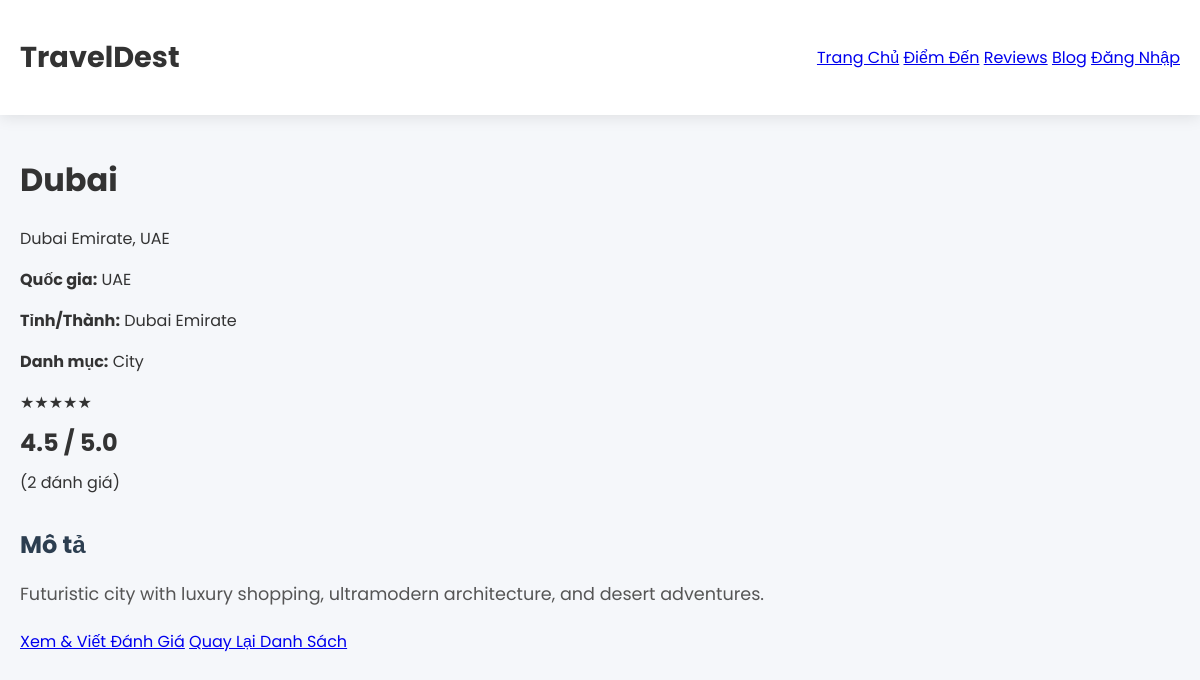
Screenshot of /detail.php?id=17 with the database file from the repository.
### tables this page shows
CREATE TABLE IF NOT EXISTS destinations (
    destination_id INT AUTO_INCREMENT PRIMARY KEY,
    name VARCHAR(100) NOT NULL,
    country VARCHAR(100) NOT NULL,
    description TEXT,
    image_url VARCHAR(10000),
     category VARCHAR(50),
    province VARCHAR(100)
);

### detail.php (the view, shortened to what this page needs)
<?php
include 'config.php';
$id = isset($_GET['id']) ? intval($_GET['id']) : 0;
$stmt = $conn->prepare("SELECT * FROM destinations WHERE destination_id = ?");
$stmt->bind_param("i", $id);
$stmt->execute();
$result = $stmt->get_result();
$dest = $result->fetch_assoc();
$stats = $conn->query("
    SELECT COUNT(*) as total, ROUND(AVG(rating),1) as avg_rating
    FROM reviews WHERE destination_id = $id
")->fetch_assoc();
$total_reviews = $stats['total'] ?? 0;
$avg_rating = $stats['avg_rating'] ?? 0;
?>
<!DOCTYPE html>
<html lang="vi">
<head>
    <link href="stylesheet" href="https://cdn.jsdelivr.net/npm/remixicon@4.2.0/fonts/remixicon.css">
</head>
<body>
<header>
    <div class="container nav">
        <div class="logo">TravelDest</div>
        <div class="nav-menu">
            <a href="landing.php">Trang Chủ</a>
            <a href="destinations.php">Điểm Đến</a>
            <a href="all_reviews.php">Reviews</a>
            <a href="blogs.php">Blog</a>
            <?php if (!isset($_SESSION['user_id'])): ?>
                <a href="login.php" class="btn">Đăng Nhập</a>
            <?php else: ?>
                <span>Xin chào, <?=htmlspecialchars($_SESSION['username'])?></span>
                <a href="logout.php" class="btn" style="background:#dc3545">Đăng Xuất</a>
            <?php endif; ?>
        </div>
    </div>
</header>
<div class="container">
    <div class="hero">
        <h1><?= htmlspecialchars($dest['name']) ?></h1>
        <p><?= htmlspecialchars($dest['province'] ? $dest['province'].', ' : '') ?><?= htmlspecialchars($dest['country']) ?></p>
    </div>
    <div class="content">
        <div class="info-grid">
            <div>
                <p><strong>Quốc gia:</strong> <?= htmlspecialchars($dest['country']) ?></p>
                <?php if ($dest['province']): ?>
                    <p><strong>Tỉnh/Thành:</strong> <?= htmlspecialchars($dest['province']) ?></p>
                <?php endif; ?>
                <?php if ($dest['category']): ?>
                    <p><strong>Danh mục:</strong> <?= htmlspecialchars($dest['category']) ?></p>
                <?php endif; ?>
            </div>
            <div class="rating-box">
                <div class="stars"><?= str_repeat('★', round($avg_rating)) ?><?= str_repeat('☆', 5-round($avg_rating)) ?></div>
                <div style="font-size:1.5rem; margin:10px 0;"><strong><?= $avg_rating ?: 'Chưa có' ?> / 5.0</strong></div>
                <div>(<?= $total_reviews ?> đánh giá)</div>
            </div>
        </div>
        <h2 style="color:var(--dark); margin:2rem 0 1rem;">Mô tả</h2>
        <p style="font-size:1.1rem; line-height:1.8; color:#555;">
            <?= nl2br(htmlspecialchars($dest['description'])) ?>
        </p>
        <div class="actions">
            <a href="reviews.php?destination_id=<?= $id ?>" class="btn-primary">Xem & Viết Đánh Giá</a>
            <a href="destinations.php" class="btn-secondary">Quay Lại Danh Sách</a>
        </div>
    </div>
</div>
</body>
</html>

### rows the page displays
destinations: name "Dubai", province "Dubai Emirate,", country "UAE", province "Dubai Emirate", category "City", description "Futuristic city with luxury shopping, ultramodern architecture, and desert adventures."

### other values shown
str_repeat('★', round($avg_rating)) "★★★★★"
$avg_rating ?: 'Chưa có' "4.5"
$total_reviews "2"
